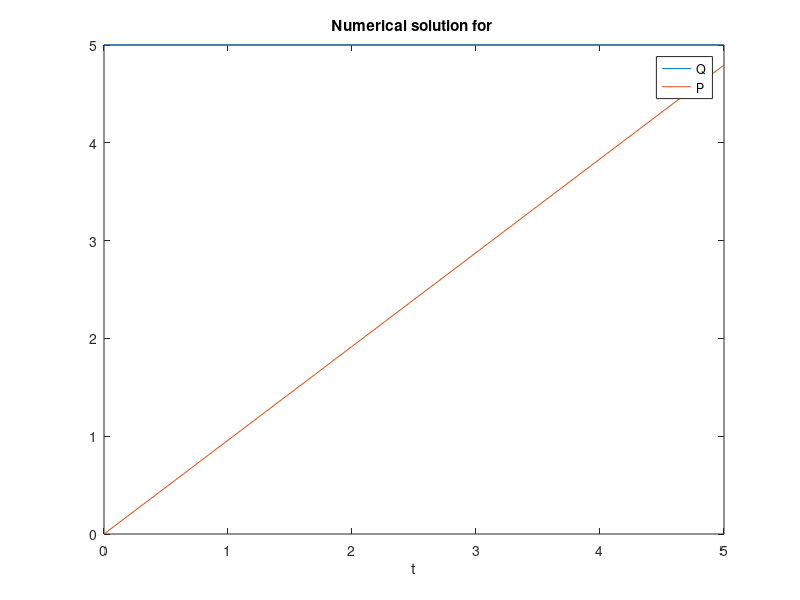
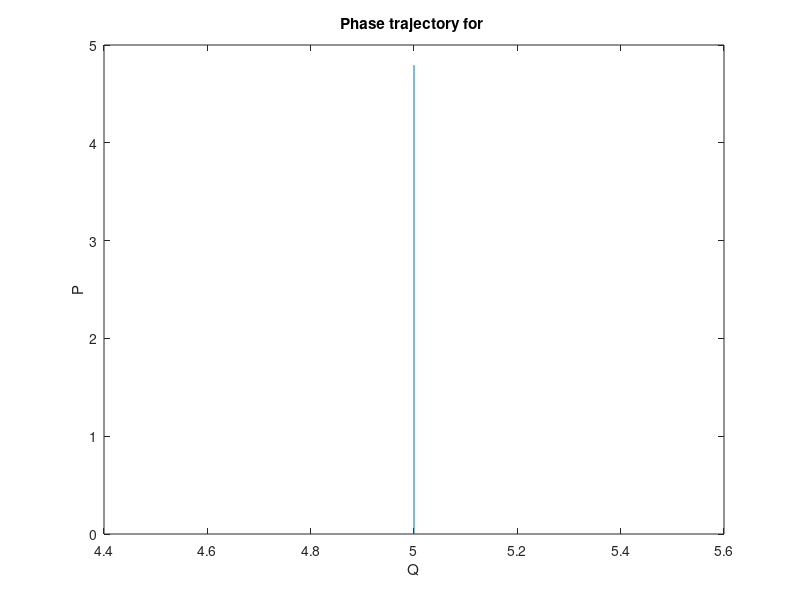
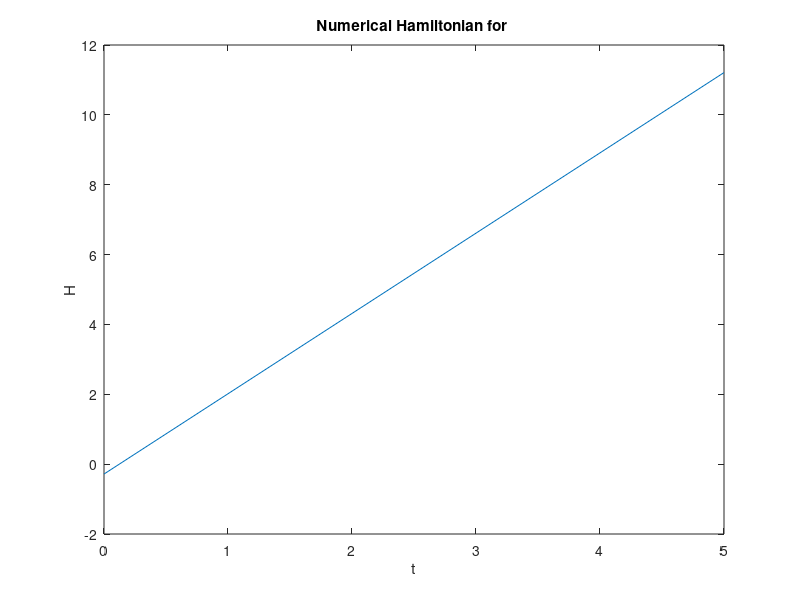

Source code (MATLAB) for these figures, in order:
% This script compares the Symplectic and Forward Euler methods on the
% simple pendulum problem.

h = input('Enter the step size (e.g. 0.1): ');
alpha = input('Enter the initial angle (e.g. pi/2): ');
T = input('Enter the final time (e.g. 100): ');
method = input('Choose the method (''FE'' or ''SE''): ');

% Number of time steps
N = T/h;

% Potential gradient function
Vp = @(q)sin(q);

% Hamiltonian function
H = @(q,p)p.^2/2 - cos(q);

% Storage for all steps
Q = zeros(1,N+1);
P = zeros(1,N+1);
Q(1) = alpha;

% Choose the method: it's sufficient to look at 1st character of its name
if (strcmpi(method(1), 's'))    % check also help strcmpi
    fprintf('Using the Symplectic Euler method \n');
    for k=1:N
        Q(k+1) = Q(k) + h*P(k);
        P(k+1) = P(k) - h*Vp(Q(k+1));
    end
else
    fprintf('Using the Forward Euler method \n');
    for k=1:N
        P(k+1) = P(k) - h*Vp(Q(k));
        Q(k+1) = Q(k) + h*P(k);
    end
end

% Plot the solution
tk = h*(0:N);
figure(1);
plot(tk, Q, tk, P);
xlabel('t');
legend('Q', 'P');
title(sprintf('Numerical solution for %s', method));

figure(2);
plot(Q,P);
xlabel('Q');
ylabel('P');
title(sprintf('Phase trajectory for %s', method));

figure(3);
plot(tk, H(Q,P))
xlabel('t');
ylabel('H');
title(sprintf('Numerical Hamiltonian for %s', method));



